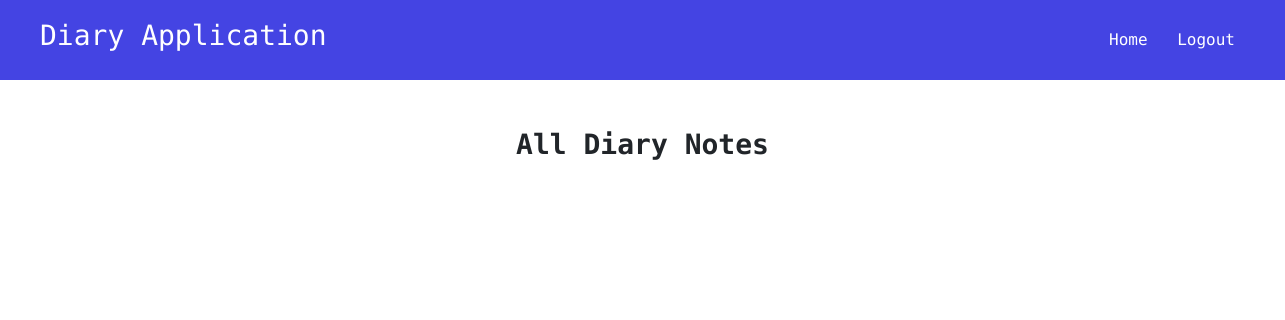
The page /all (signed in) on the database as committed earlier.
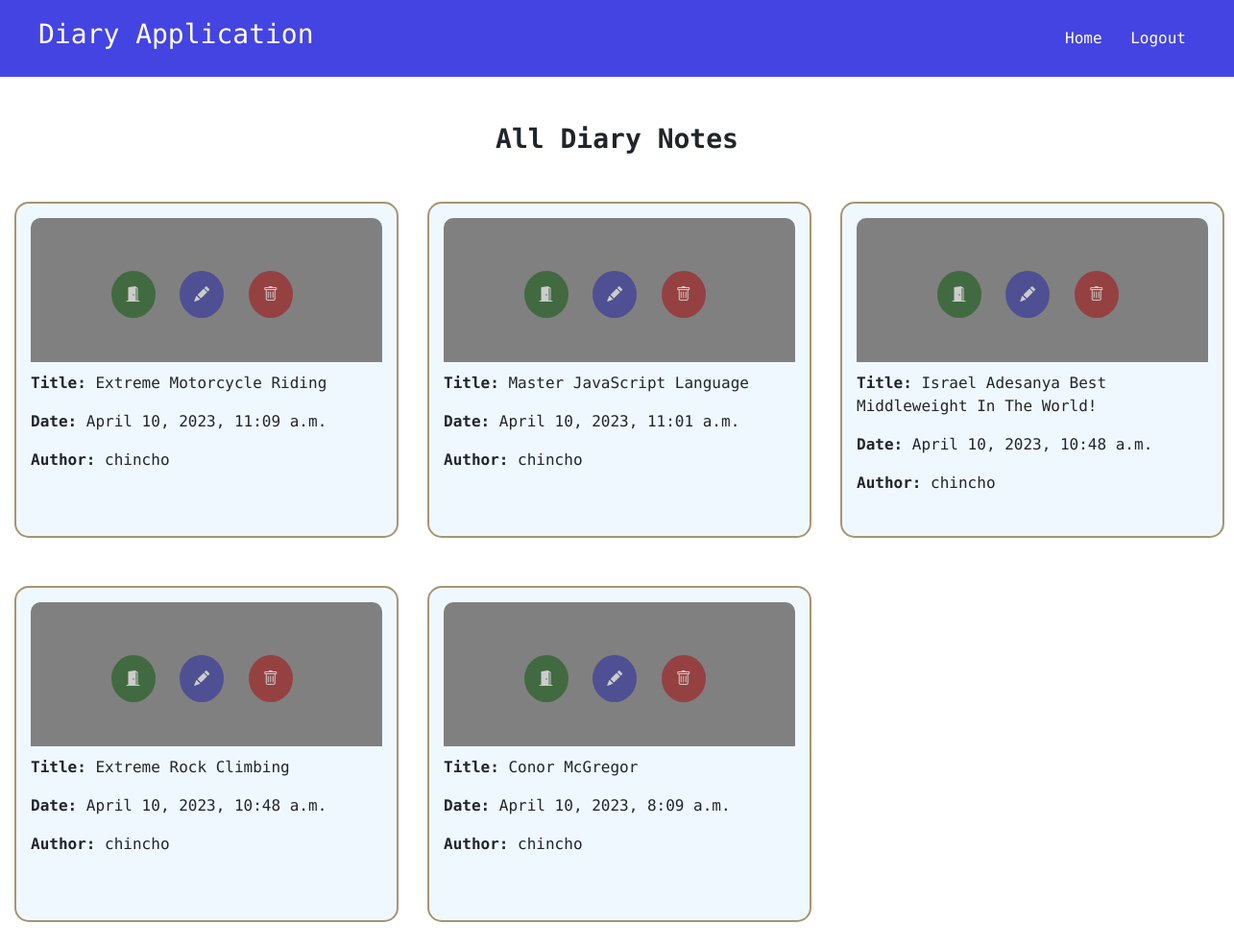
The same page on the database as committed later.
### class_based_app/models.py (models this page shows, shortened)
class Diary(models.Model):
    title = models.CharField(max_length=200, unique=True)
    date_time = models.DateTimeField(auto_now=True)
    content = RichTextField(blank=True, null=True)
    image_url = models.CharField(max_length=500, blank=True, null=True)
    user = models.ForeignKey(User, on_delete=models.CASCADE)
    class Meta:
        verbose_name = "Diary"

### class_based_app/views.py (the view)
# urls.py: path("all", views.NoteListView.as_view(), name="all")
class NoteListView(ListView):
    model = Diary
    template_name = "diary_app/all.html"
    context_object_name = "notes"
    def get_queryset(self):
        result = super(NoteListView, self).get_queryset()
        current_user = self.request.user
        result = Diary.objects.filter(user=current_user).all().order_by("-date_time")
        return result

### class_based_app/templates/diary_app/all.html (shortened to what this page needs)
{% extends "base.html" %}
{% load static %}
{% block css_styles %}
    <link rel="stylesheet" href="{% static 'diary_app/css/all.css' %}">
{% endblock css_styles %}
{% block content %}
    <h3 class="text-center fw-bold mt-5 mb-5">All Diary Notes</h3>
    <div class="mt-4 mb-5 outer-div">
        {% for note in notes %}
            <div class="diary-div">
                <p><strong>Title:</strong> {{ note.title }}</p>
                <p><strong>Date:</strong> {{ note.date_time }}</p>
                <p><strong>Author:</strong> {{ note.user.username }}</p>
                <h6 class="hold-link">
                    <a class="check-link" href="{% url 'detail' pk=note.id %}"><i class="bi bi-door-open-fill"></i></a>
                    <a class="update-link" href="{% url 'update' pk=note.id %}"><i class="bi bi-pencil-fill"></i></a>
                    <a class="delete-link" href="{% url 'delete' pk=note.id %}"><i class="bi bi-trash"></i></a>
                </h6>
            </div>
        {% endfor %}
    </div>
{% endblock content %}

Rows that differ between the two databases and show on the page:
added Diary: title "Extreme Motorcycle Riding", date_time "April 10, 2023, 11:09 a.m.", user.username "chincho"
added Diary: title "Master JavaScript Language", date_time "April 10, 2023, 11:01 a.m.", user.username "chincho"
added Diary: title "Israel Adesanya Best Middleweight In The World!", date_time "April 10, 2023, 10:48 a.m.", user.username "chincho"
added Diary: title "Extreme Rock Climbing", date_time "April 10, 2023, 10:48 a.m.", user.username "chincho"
added Diary: title "Conor McGregor", date_time "April 10, 2023, 8:09 a.m.", user.username "chincho"
